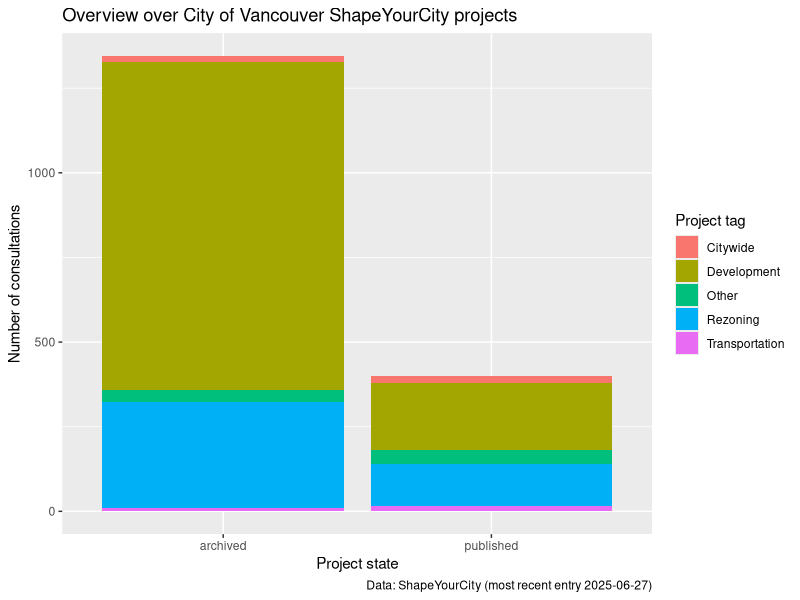

Reproduce this figure in R.
## ---- chunk 1
knitr::opts_chunk$set(
	echo = FALSE,
	message = FALSE,
	warning = FALSE
)
library(dplyr)
library(readr)
library(ggplot2)
## ---- chunk 2
data <- read_csv(here::here("data/shapeyourcity.csv")) %>%
  mutate(Approved=grepl("Approved",`project-tag-list`,ignore.case = TRUE),
         Development=grepl("Development",`project-tag-list`,ignore.case = TRUE),
         Rezoning=grepl("Rezoning",`project-tag-list`,ignore.case = TRUE),
         Citywide=grepl("Citywide",`project-tag-list`,ignore.case = TRUE),
         Transportation=grepl("Transportation",`project-tag-list`,ignore.case = TRUE)) 

data %>%
  mutate(type=case_when(Rezoning~"Rezoning",Development~"Development",Citywide~"Citywide",
                        Transportation~"Transportation",TRUE~"Other")) %>%
  count(state,type) %>%
  ggplot(aes(x=state,y=n,fill=type)) +
  geom_bar(stat="identity") +
  labs(title="Overview over City of Vancouver ShapeYourCity projects",
       fill="Project tag",
       y="Number of consultations",
       x="Project state",
       caption=paste0("Data: ShapeYourCity (most recent entry ",strftime(max(data$`published-at`),"%Y-%m-%d"),")"))
